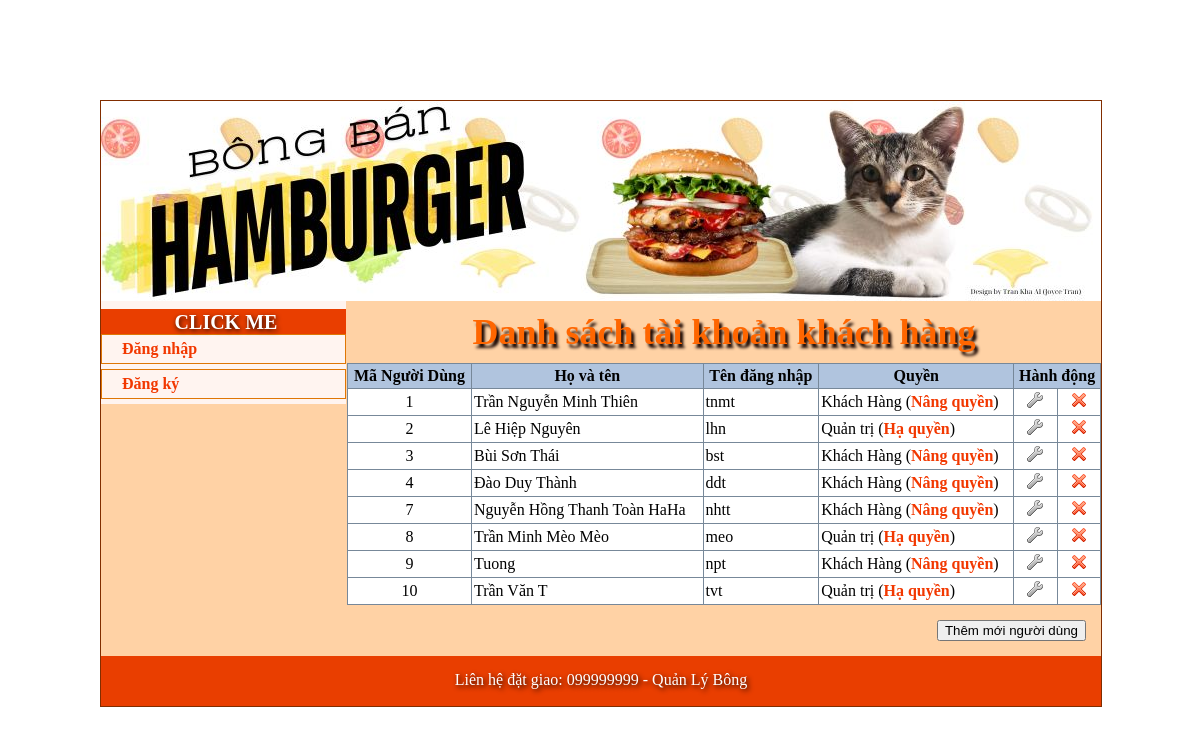
/Hamburger/index.php?do=nguoidung, run on the app's committed database.
### tables this page shows
CREATE TABLE IF NOT EXISTS `nguoidung` (
  `MaNguoiDung` int(10) NOT NULL AUTO_INCREMENT,
  `QuyenHan` int(1) NOT NULL,
  `TenNguoiDung` varchar(50) NOT NULL,
  `TenDangNhap` varchar(50) NOT NULL,
  `MatKhau` varchar(100) NOT NULL,
  `DiaChi` text NOT NULL,
  PRIMARY KEY (`MaNguoiDung`)
);

### Hamburger/nguoidung.php (the view, shortened to what this page needs)
<?php
	$sql = "SELECT * FROM `nguoidung` WHERE 1";
	$danhsach = $connect->query($sql);
?>
<h3>Danh sách tài khoản khách hàng</h3>
<table class="DanhSach">
	<tr>
		<th>Mã Người Dùng</th>
		<th>Họ và tên</th>
		<th>Tên đăng nhập</th>
		<th>Quyền</th>
		<th colspan="3">Hành động</th>
	</tr>
	<?php
		while ($dong = $danhsach->fetch_array(MYSQLI_ASSOC))
		{
			echo "<tr  bgcolor='#ffffff' onmouseover='this.style.background=\"#dee3e7\"' onmouseout='this.style.background=\"#ffffff\"'>";
				echo "<td style='text-align: center' >" . $dong["MaNguoiDung"] . "</td>";
				echo "<td>" . $dong["TenNguoiDung"] . "</td>";
				echo "<td>" . $dong["TenDangNhap"] . "</td>";
				echo "<td>";
					if($dong["QuyenHan"] == 0)
						echo "Quản trị (<a href='index.php?do=nguoidung_kichhoat&id=" . $dong["MaNguoiDung"] . "&quyen=2'>Hạ quyền</a>)";
					else
						echo "Khách Hàng (<a href='index.php?do=nguoidung_kichhoat&id=" . $dong["MaNguoiDung"] . "&quyen=1'>Nâng quyền</a>)";
				echo "</td>";
				echo "<td align='center'><a href='index.php?do=hosocanhan&id=" . $dong["MaNguoiDung"] . "'><img src='images/edit.png' /></a></td>";
				echo "<td align='center'><a href='index.php?do=nguoidung_xoa&id=" . $dong["MaNguoiDung"] . "' onclick='return confirm(\"Bạn có muốn xóa người dùng " . $dong['TenNguoiDung'] . " không?\")'><img src='images/delete.png' /></a></td>";
			echo "</tr>";
		}
	?>
</table>
<button style=" float: right; margin-right: 15px; margin-top: 15px;" onclick="window.location.href='index.php?do=dangky'">Thêm mới người dùng</button>

### Hamburger/css/style.css (style rules this page uses)
body { margin: 100px; background-color: rgb(255, 255, 255); }
#BenPhai h3 { font-size: 36px; padding: 2px 0 10px 0; color: rgb(255, 102, 0); font-family: Tahoma; margin-top: 8px; margin-bottom: 0; text-shadow: 3px 4px 3px #1a0600; text-align: center; }
table.DanhSach { width: 100%; border-collapse: collapse; }
table.DanhSach th { border: 1px solid #778899; padding: 3px 2px 3px 2px; background: #b0c4de; }
table.DanhSach td { border: 1px solid #778899; padding: 3px 2px 3px 2px; }
a { text-decoration: none; color: #f23800; font-weight: bold; transition: color 0.3s ease; }

### data on the page
nguoidung: MaNguoiDung "1", TenNguoiDung "Trần Nguyễn Minh Thiên", TenDangNhap "tnmt"
nguoidung: MaNguoiDung "2", TenNguoiDung "Lê Hiệp Nguyên", TenDangNhap "lhn"
nguoidung: MaNguoiDung "3", TenNguoiDung "Bùi Sơn Thái", TenDangNhap "bst"
nguoidung: MaNguoiDung "4", TenNguoiDung "Đào Duy Thành", TenDangNhap "ddt"
nguoidung: MaNguoiDung "7", TenNguoiDung "Nguyễn Hồng Thanh Toàn HaHa", TenDangNhap "nhtt"
nguoidung: MaNguoiDung "8", TenNguoiDung "Trần Minh Mèo Mèo", TenDangNhap "meo"
nguoidung: MaNguoiDung "9", TenNguoiDung "Tuong", TenDangNhap "npt"
nguoidung: MaNguoiDung "10", TenNguoiDung "Trần Văn T", TenDangNhap "tvt"
